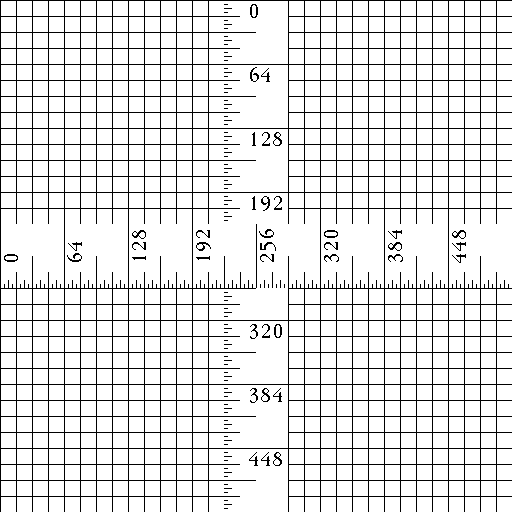
#> input picture A1/ruler.512.tiff, 512 x 512 px, found by its file name
$ jupyter execute DIP_A1_q1.ipynb
#> lines starting #> are read from the running program, lines starting #| are printed output that depends on the picture
[cell 1]
from google.colab import drive
drive.mount('/content/drive')

[cell 2]
import os
import cv2
import numpy as np
import math
import matplotlib.pyplot as plt
import matplotlib.image as mpimg

[cell 3]
image = cv2.imread("/content/drive/MyDrive/DIP/A1/ruler.512.tiff")
#> image is the input picture: shape (512, 512, 3); 89% white; black in thin lines or dots

[cell 4]
image.shape
#> Out = (512, 512, 3)

# Gaussian Filter

[cell 5]
# gaussian filter
def gfunc(x,y,sigma):
    return (math.exp(-(x**2 + y**2)/(2*(sigma**2))))/(2*3.14*(sigma**2))

def gaussFilter(size, sigma):
    out = np.zeros(size)
    for i in range(size[0]):
        for j in range(size[1]):
            out[i,j] = gfunc(i-size[0]//2,j-size[1]//2, sigma )
    return out/np.sum(out)

# Convolution

[cell 6]
def conv(image, filter):
    iw,ih,id = image.shape

    fw,fh = filter.shape
    out = np.zeros((iw-fw+1,ih-fh+1,id))

    for d in range(id):
        for w in range(ih-fh+1):
            for h in range(iw-fw+1):
                out[w,h,d] = np.sum(filter*image[w:w+fh , h:h+fw , d])

    if id == 1:
        return np.resize(out, (out.shape[0], out.shape[1])).astype(np.uint8)
    else:
        return out.astype(np.uint8)

# Applying 3 X 3 Gaussian Filter

[cell 7]
(gfw,gfh) = (3,3)

image2 = np.pad(image, ((1, 1), (1, 1), (0, 0)), mode='constant', constant_values=0)
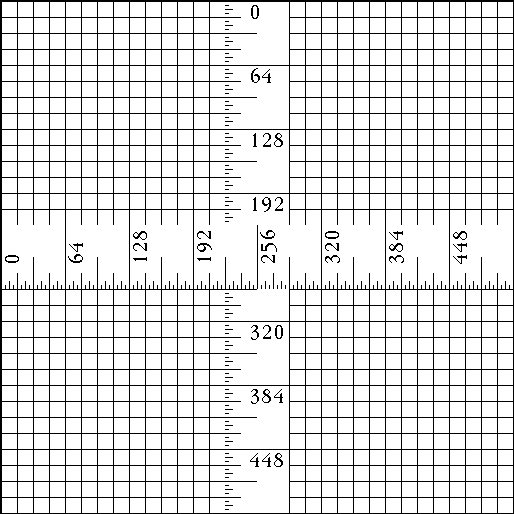
#> image2: shape (514, 514, 3); 88.3% white; black in thin lines or dots

gaussianFilter = gaussFilter((gfw,gfh),2)
gaussian_image = conv(image2, gaussianFilter)
#> after the loop in conv, `for d in range(id):`:
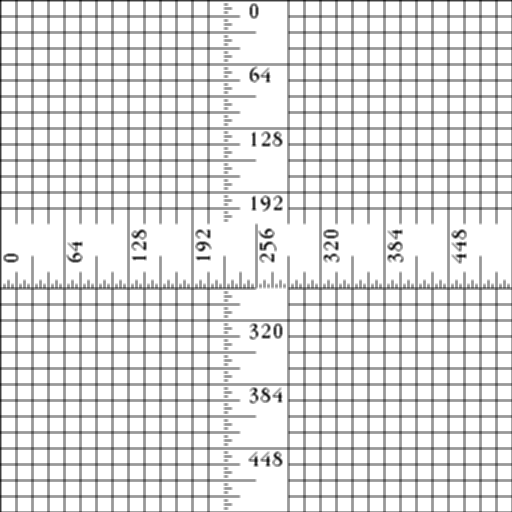
#> out: shape (512, 512, 3) float64; min 25.98, max 255, mean 226.6; drawn with min black and max white
print(gaussian_image.shape)
#| (512, 512, 3)

cv2.imwrite("/content/drive/MyDrive/DIP/A1/gaussian_3x3_ruler.512.jpg",gaussian_image)
#> Out = True

[cell 8]
img = mpimg.imread("/content/drive/MyDrive/DIP/A1/gaussian_3x3_ruler.512.jpg")
#> img: shape (512, 512, 3); min 26, max 255, mean 226.2
plt.imshow(img)
plt.axis('off')  # Turn off axis labels and ticks
plt.show()

# Applying 5 X 5 Guassian Filter

[cell 9]
(gfw,gfh) = (5,5)

image3 = np.pad(image, ((2, 2), (2, 2), (0, 0)), mode='constant', constant_values=0)
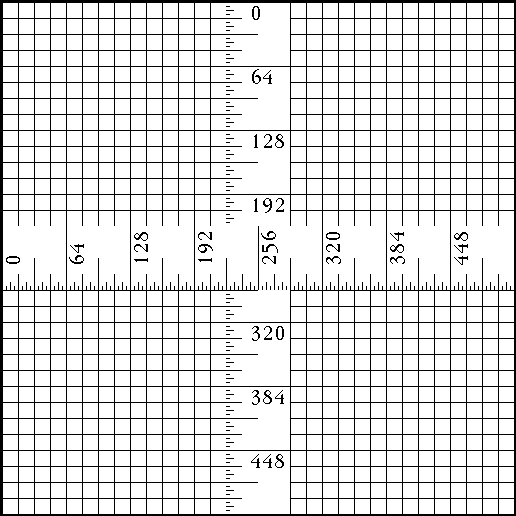
#> image3: shape (516, 516, 3); 87.6% white; black in thin lines or dots

gaussianFilter = gaussFilter((gfw,gfh),2)
gaussian_image = conv(image3, gaussianFilter)
#> after the loop in conv (call 2), `for d in range(id):`:
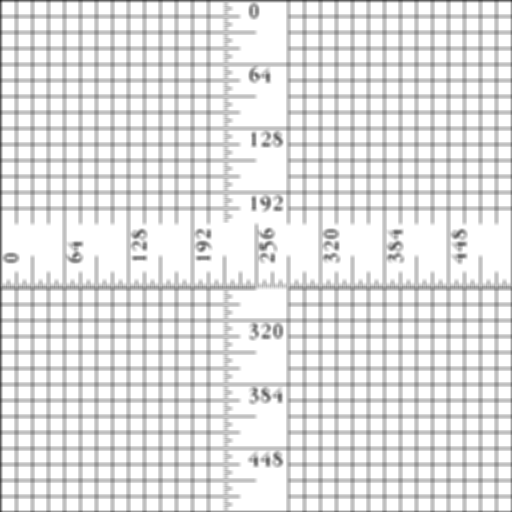
#> out: shape (512, 512, 3) float64; min 35.73, max 255, mean 226.3

print(gaussian_image.shape)
#| (512, 512, 3)

cv2.imwrite("/content/drive/MyDrive/DIP/A1/gaussian_5x5_ruler.512.jpg",gaussian_image)
#> Out = True

[cell 10]
img = mpimg.imread("/content/drive/MyDrive/DIP/A1/gaussian_5x5_ruler.512.jpg")
#> img: shape (512, 512, 3); min 33, max 255, mean 226
plt.imshow(img)
plt.axis('off')  # Turn off axis labels and ticks
plt.show()

# Median Filter

[cell 11]
row, col, depth = image.shape
#> row = 512; col = 512; depth = 3

# Applying 3x3 median filter

[cell 12]
median_3x3_image = np.zeros((row, col, depth), dtype=image.dtype)

[cell 13]
image4 = np.pad(image, ((1, 1), (1, 1), (0, 0)), mode='constant', constant_values=0)

[cell 14]
for d in range(depth):
  for i in range(1, row+1):
    for j in range(1, col+1):

      neighbours = [image4[i - 1, j - 1, d], image4[i - 1, j, d], image4[i - 1, j + 1, d],
             image4[i, j - 1, d], image4[i, j, d], image4[i, j + 1, d],
             image4[i + 1, j - 1, d], image4[i + 1, j, d], image4[i + 1, j + 1, d]]

      neighbours_sorted = np.sort(neighbours)
      median_3x3_image[i -1][j-1][d] = neighbours_sorted[4]
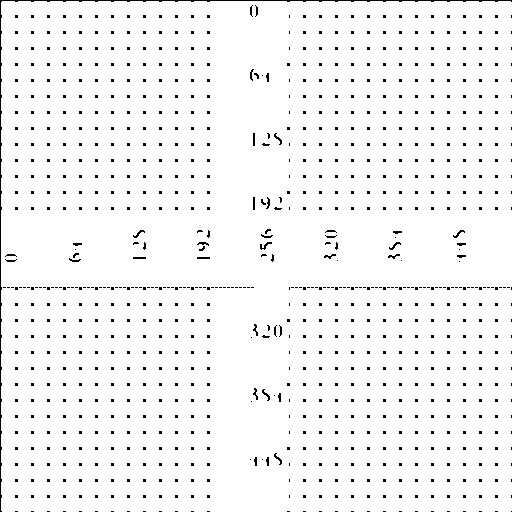
#> median_3x3_image: shape (512, 512, 3); 96.5% white; black in thin lines or dots

[cell 15]
cv2.imwrite("/content/drive/MyDrive/DIP/A1/median_3x3_ruler.512.jpg", median_3x3_image)
#> Out = True

[cell 16]
img = mpimg.imread("/content/drive/MyDrive/DIP/A1/median_3x3_ruler.512.jpg")
#> img: shape (512, 512, 3); min 0, max 255, mean 245.5
plt.imshow(img)
plt.axis('off')  # Turn off axis labels and ticks
plt.show()

# Applying 5x5 Median Filter

[cell 17]
median_5x5_image = np.zeros((row, col, depth), dtype=image.dtype)

[cell 18]
image5 = np.pad(image, ((2, 2), (2, 2), (0, 0)), mode='constant', constant_values=0)

[cell 19]
for d in range(depth):
  for i in range(2, row+2):
    for j in range(2, col+2):

      neighbours = n = [image5[i - 2, j - 2 ,d], image5[i - 2, j - 1, d], image5[i - 2, j, d], image5[i - 2, j + 1, d], image5[i - 2, j + 2, d],
             image5[i - 1, j - 2, d], image5[i - 1, j - 1, d], image5[i - 1, j, d], image5[i - 1, j + 1, d], image5[i - 1, j + 2, d],
             image5[i, j - 2, d], image5[i, j - 1, d], image5[i, j, d], image5[i, j + 1, d], image5[i, j + 2, d],
             image5[i + 1, j - 2, d], image5[i + 1, j - 1, d], image5[i + 1, j, d], image5[i + 1, j + 1, d], image5[i + 1, j + 2, d],
             image5[i + 2, j - 2, d], image5[i + 2, j - 1, d], image5[i + 2, j, d], image5[i + 2, j + 1, d], image5[i + 2, j + 2, d]]

      neighbours_sorted = np.sort(neighbours)
      median_3x3_image[i -2][j-2][d] = neighbours_sorted[12]
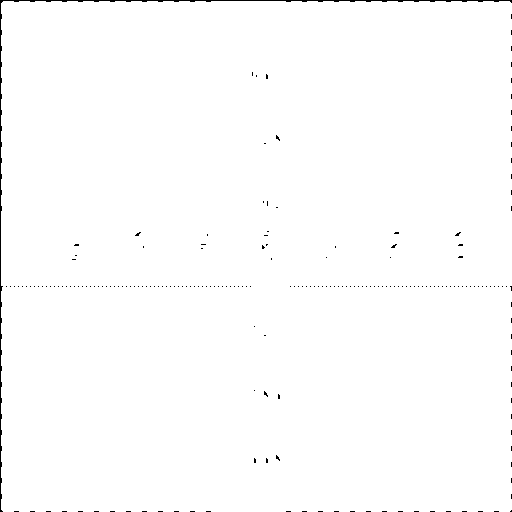
#> median_3x3_image: shape (512, 512, 3); 99.3% white; black in thin lines or dots

[cell 20]
cv2.imwrite("/content/drive/MyDrive/DIP/A1/median_5x5_ruler.512.jpg", median_3x3_image)
#> Out = True

[cell 21]
img = mpimg.imread("/content/drive/MyDrive/DIP/A1/median_5x5_ruler.512.jpg")
#> img: shape (512, 512, 3); min 0, max 255, mean 253.1
plt.imshow(img)
plt.axis('off')  # Turn off axis labels and ticks
plt.show()
